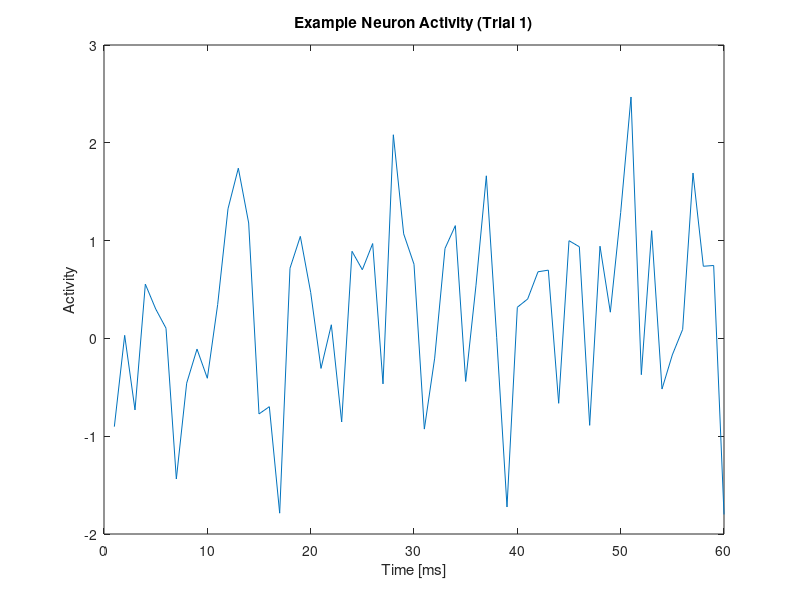

Here is the MATLAB script that generated this plot: (Note: this script raises an error after producing the figure.)
%% *Tutorial: Overview of how to use the MINT toolbox -  MI*
% This tutorial provides an introduction on how to use the MI function from 
% the MINT toolbox to compute Mutual Information. 
%% Data simulation
% This simulation models neural activity in response to two types of stimuli 
% over multiple trials, simulating a network of 20 neurons across 60 ms and 200 
% trials. Each neuron has a baseline activity with noise. Neurons are categorized 
% as responsive to stimulus 1, stimulus 2, or non-responsive. When the assigned 
% stimulus is presented, responsive neurons show an activity spike within a random 
% window (variable in onset and duration), while non-responsive neurons maintain 
% baseline activity. You can change the parameters of the simulation in order 
% to explore the influence on the results.

% clc, clear
rng(0)
nNeurons = 20;          
nTimepoints = 60;  %ms      
nTrials = 50;  

baselineActivity = 0.2;  % Baseline activity level
noiseLevel = 0.9;        % Level of random noise in baseline activity
stimulus_amplitude = 3;  % Increase in activity for stimulus-responsive neurons

stimulus = randi([1, 2], 1, nTrials);

% Assign neurons to respond to either stimulus 1, stimulus 2, or not respond
respond_to_stimulus1 = randperm(nNeurons, floor(nNeurons / 3)); 
remaining_neurons = setdiff(1:nNeurons, respond_to_stimulus1); 
respond_to_stimulus2 = remaining_neurons(randperm(length(remaining_neurons), floor(nNeurons / 3))); 
non_responsive_neurons = setdiff(1:nNeurons, [respond_to_stimulus1, respond_to_stimulus2]);

% Create baseline neural activity (nNeurons x nTimepoints x nTrials)
neural_data = baselineActivity + noiseLevel * randn(nNeurons, nTimepoints, nTrials);

% Embed stimulus-related activity for neurons responsive to stimulus 1
for neuron = respond_to_stimulus1
    response_window_start = randi([10, 30]); % Random start of window 
    response_window_length = randi([5, 25]); % Random length of window
    response_window_end = min(response_window_start + response_window_length, nTimepoints);    
    % Increase activity during the response window in each trial where stimulus == 1
    for trial = 1:nTrials
        if stimulus(trial) == 1
            neural_data(neuron, response_window_start:response_window_end, trial) = ...
                neural_data(neuron, response_window_start:response_window_end, trial) + stimulus_amplitude;
        end
    end
end

% Embed stimulus-related activity for neurons responsive to stimulus 2
for neuron = respond_to_stimulus2
    response_window_start = randi([10, 30]); % Random start of window 
    response_window_length = randi([5, 25]); % Random length of window
    response_window_end = min(response_window_start + response_window_length, nTimepoints);    
    % Increase activity during the response window in each trial where stimulus == 2
    for trial = 1:nTrials
        if stimulus(trial) == 2
            neural_data(neuron, response_window_start:response_window_end, trial) = ...
                neural_data(neuron, response_window_start:response_window_end, trial) + stimulus_amplitude;
        end
    end
end

% Visualize example data for a single neuron across time in a single trial
figure;
plot(squeeze(neural_data(1, :, 1)));
title('Example Neuron Activity (Trial 1)');
xlabel('Time [ms]');
ylabel('Activity');
% Settings of MI to compute the Mutual Information
% The |MI| function is designed to compute mutual information (MI) and related 
% information-theoretic measures between two sets of input data, referred to as 
% A and B. These inputs are provided as a cell array, where |inputs{1}| corresponds 
% to the first dataset (A) and |inputs{2}| corresponds to the second dataset (B). 
% If either A, B, or both inputs are time series, the output will also be returned 
% as a time series.
% 
% You can specify which types of entropy calculations you would like to perform 
% by passing a cell array of strings in the |req|O|utputs| parameter. To compute 
% the Mutual Information of A and B, specify {|'I(A;B)'}| as output request.
% 
% The |MI| function provides an array of optional parameters that can be specified 
% using a structure. These options allow for customization of the mutual information 
% calculations according to the user's requirements. If these parameters are not 
% provided, the function will default to predefined settings.
% 
% The options you can define are: 
%% 
% * 'bin_method'                 : specifies the method used to bin the data                                                   
% (default: none)                     
% * 'n_bins'                         : specifies the number of bins                                                                        
% (default: 3)
% * 'bias'                             : specifies the bias correction method                                                            
% (default: naive)
% * ('xtrp'/'shuff')                 : further specification for the bias correction 
% methods 'qe' and 'shuffSub'      (default: 10 xtrp/20 shuff)
% * 'supressWarnings'        : option to supress warnings e.g. for missing opts 
% fields                                (default: false)
% * 'NaN_handling'             : specify how to deal with NaN values in the 
% data                                          (default: error)
% * 'computeNulldist'          : If set to true, generates a null distribution 
% based on the specified inputs     (default: false)

% To bin your data, you must specify both the binning method and the number of bins. You can set different methods 
% or number of bins for each input. If only one is provided, it will be applied to all inputs. 
% For more details type 'help binning' in your Command Window.
MI_opts.bin_method = {'eqpop','none'};     % Options:                                      
                                            % 'eqpop' (equal population), 
                                            % 'eqspace' (equal spacing)
                                            % 'userEdges'
                                            % 'none' (no binning)                                   
MI_opts.n_bins = {3};                       % Specify an integer for the number of bins     


% To correct for sampling bias, you can specify methods for bias correction in the MINT toolbox. If its not naive 
% you will get the naive values as the second output of the functions. 
% For more details type 'help correction' in your Command Window.
MI_opts.bias = 'shuffCorr';             % Options:                                           
                                            % 'plugin' (no bias correction)                                                                       
                                            % 'qe' (Quadratic Extrapolation), 
                                            % 'le' (Linear Extrapolation), 
                                            % 'qe_shuffSub' (Quadratic with Shuffle Subtraction), 
                                            % 'le_shuffSub' (Linear with Shuffle Subtraction), 
                                            % 'shuffSub' (Shuffle Subtraction), 
                                            % 'pt' (Panzeri-Treves), 
                                            % 'bub' (BUB Correction), 
                                            % 'shuffCorr' (Shuffle Correction)

% If you use 'qe' you have to specify the number of extrapolations (opts.xtrp) the correction function should to. 
% If you use 'shuffSub' you have to specify the number of shufflings (opts.shuff) the correction function should to. 
MI_opts.shuff = 20;   
MI_opts.xtrp = 5; 

% Several functions give you warning, e.g. if you did not specify an opts field that is needed and the function is 
% using the default it will inform you. If you don't want to get these warning you can supress them with the opts field 
% supressWarnings (default: false).
MI_opts.supressWarnings = true;
MI_opts.computeNulldist = false;
MI_opts.NaN_handling = 'removeTrial';        % Options:                                          
                                             % 'error' (Throws an error if NaN values are detected in any input)
                                             % 'removeTrial' (Removes trials (across all variables) that contain NaN values)  
% 
% MI Outputs
% The function can output three variables based on the specified settings:
%% 
% # *MI_values*: This is a cell array containing the information values based 
% on the specified reqOutputs argument. Each cell represents one requested output 
% in the same order as specified
% # *MI_naive*: This cell array contains the naive estimates. These estimates 
% are calculated without any bias correction. It is important to note that if 
% no bias correction is performed during the computation, the MI_values will be 
% identical to the MI_naive values.
% # *MI_nullDist*: This output contains the results of the null distribution 
% computation, which is useful for significance testing. If the null distribution 
% is not computed, this output will be zero.   
%% 
% 
% How to compute the Mutual Information
% 1. Compute the Mutual Information of each Neuron across time
% If you want to compute the Mutual Information for each neuron based on the 
% above defined settings, you can call the MI function as follows: 

MI_singleNeuron = zeros(nNeurons, nTimepoints);
reqOutputs = {'I(A;B)'};
for neuron = 1:nNeurons
    neuron_data = neural_data(neuron,:,:);
    inputs = {neuron_data, stimulus};   
    MI_singleNeuron(neuron,:) = cell2mat(MI(inputs, reqOutputs, MI_opts));
end 

% Select example neurons for each group
non_responsive_neuron = non_responsive_neurons(1); 
responsive_neuron_1 = respond_to_stimulus1(1);     
responsive_neuron_2 = respond_to_stimulus2(1);     

time = 1:nTimepoints;
figure;
plot(time, MI_singleNeuron(non_responsive_neuron, :), 'Color', [0.3, 0.3, 0.3], 'LineWidth', 1.5); 
hold on;
plot(time, MI_singleNeuron(responsive_neuron_1, :), 'Color', [0.1, 0.6, 0.8], 'LineWidth', 1.5);   
plot(time, MI_singleNeuron(responsive_neuron_2, :), 'Color', [0.9, 0.4, 0.2], 'LineWidth', 1.5);   
hold off;

xlabel('Time [ms]');
ylabel('Information [bits]');
legend(["Non-informative neuron", "Neuron informative about stimulus 1", "Neuron informative about stimulus 2"], "FontSize", 12, "FontWeight", "bold", "Position", [0.1735 0.8668 0.4071, 0.1119])

grid on;
% 2. Test for significance
% To test for significance, you may want to generate a null distribution.The 
% functions in the MINT toolbox offer an option to do this through the `opts.computeNulldist` 
% parameter. To obtain the null distribution, set this option to `true` and specify 
% the number of samples using `opts.n_samples` (default is 100). 
% 
% You can also indicate which variables should be shuffled to create the null 
% distribution or specify if the shuffling should be conditioned on another variable 
% using `opts.shuffling`. If you provide multiple shuffling definitions, the function 
% will output one null distribution for each shuffling definition specified. (default: 
% 'A' (just the firstinput variable is going to be shuffled). 
% 
% You can also specify the dimension that should be shuffled with opts.dim_shuffle. 
% For 'Trials' it shuffles the last dimension, for 'Objects' the first and for 
% 'Timepoints' the second.
% 
% For more information, type |help create_nullDist| in your Command Window.
% 
% To test for example for which timepoints a neuron carries significant information 
% about the stimulus, we can first compute the null Distribution and then test 
% for significance 

MI_opts.computeNulldist = true;  
MI_opts.parallel_sampling = true;   
MI_opts.n_samples = 100;
MI_opts.shuffling = {'A'};
MI_opts.dim_shuffle = {'Trials'};


timePointInfo = find(MI_singleNeuron(respond_to_stimulus1(1),:) > 0.4);
neuron_data = neural_data(respond_to_stimulus1(1),:,:);
inputs = {neuron_data, stimulus};   
[~, ~, MI_nullDist] = MI(inputs, reqOutputs, MI_opts);   % this can take a while, to speed up the computation you can reduce the number of samples in n_samples

MI_nullDist = cell2mat(MI_nullDist);
MI_info = MI_singleNeuron(respond_to_stimulus1(1),:);

p_values = zeros(1, nTimepoints);
for t = 1:nTimepoints
    [~, p_values(t)] = ttest(MI_nullDist(:, t), MI_info(t));         
end
% 3. Compute the Population Information  
% When analysing high-dimensional neuronal responses (such as the activity of 
% populations of many neurons), the data space grows exponentially, making it 
% inefficient to directly sample the joint response probabilities from the data. 
% Therefore the MINT toolbox provides dimensionality reduction methods for the 
% population activity. You can find the dimensionality reduction methods in the 
% folder 'function_wrapper', including:
%% 
% * glm_wrapper
% * svm_wrapper
% * pca_wrapepr
% * nmf_wrapper
%% 
% SVM_wrapper
% 
% Here you will find an example how to use the svm_wrapper. Similar to the main 
% functions, the dimensionality reduction wrapper has three inputs. The first 
% one is the data and for the other two, which are optional, the user can specify 
% the requested outputs and a structure with customized options.
% 
% For the svm_wrapper these options include:
%% 
% * 'svm_family'                 : Type of SVM to use, options include 'linear' 
% and 'RBF'                                                    (default: linear)
% * 'cv'                                : specifies the crossvalidation method 
% to fit the model                                                      (default: 
% Resubstitution (train and fit on all trials))                     
% * 'libsvm'                         : specifies if the function uses libsvm 
% or matlab functions                                                 (default: 
% false)
% * 'Standardize'                :  Boolean indicating whether to standardize 
% features                                                       (default: true)
% * 'optim_opts'                  : structure specifing options for hyperparameter 
% optimization crossvalidation                  (default: empty struct)
% * 'hp_C'                           : if no hyperparameter is specified, this 
% parameter can define C                                       (default: 1)
% * 'hp_gamma'                  : if no hyperparameter is specified, this parameter 
% can define gamma                             (default: 1/number of Features)
%% 
% The structure specifing options for hyperparameter optimization crossvalidation 
% includes the following fields:
%% 
% * 'optimization'                : set to true to perform hyperparameter optimization                                                        
% (default: (if optim_opts structure is not empty) true)                     
% * 'optim_cv'                     : specifies the crossvalidation method for 
% hyperparameter optimization                          (default:  Resubstitution)
% * 'C_range'                     : Range of C values for hyperparameter optimization                                                       
% (default: [1e-3, 1e3])
% * 'gamma_range'            : Range of gamma values (RBF SVM) for hyperparameter 
% optimization                          (default: [1e-3, 1e3])
% * 'parallel'                       : set to true to perform optimization in 
% parallel                                                                   (default: 
% false)
% * 'MaxIter'                       : Maximum number of iterations for optimization                                                               
% (default: 50)

SVM_opts.cv = {'KFold', 3};                       % Cross-validation method:
                                                  % - 'KFold' (k-fold cross-validation, default k=5)
                                                  % - 'HoldOut' (train-test split)
                                                  % - 'LeaveMOut' (leave m out)
                                                  % - 'LeaveOut' (leave one out)
                                                  % - 'Resubstitution' (fit on entire dataset)
SVM_opts.libsvm = false;                         
                                                                                                
% If you want to perform hyperparameter optimization, you must specify a second
% structure, optim_opts, that contains the optimization parameters.
SVM_optim_opts.optimization = true;               % Set to true to perform hyperparameter optimization.

SVM_optim_opts.optim_cv = {'KFold', 2};           % Cross-validation method for hyperparameter optimization.
                                                  % Same options as in the outer loop cross-validation.

SVM_optim_opts.C_range = [1e-3, 1e3];             % Range of C values for hyperparameter optimization.

SVM_optim_opts.gamma_range = [1e-3, 1e3];         % Range of gamma values for RBF kernel for hyperparameter optimization.

SVM_optim_opts.parallel = true;                   % Whether to run optimization in parallel (default: false).

SVM_optim_opts.MaxIter = 50;                      % Maximum number of iterations for optimization (default: 50).

SVM_opts.optim_opts = SVM_optim_opts;             % Add optimization options to the SVM options.
%% 
% After specifying the opts for the dimensionality reduction options, you can 
% define the requested outputs. Options are:
%% 
% * 'labels'                                        : The predicted labels for 
% each data point.
% * 'posteriorProbs'                          : The posterior probabilities 
% for each class prediction.
% * 'optimized_hyperparameters'     : The optimized hyperparameters (if hyperparameter 
% optimization is performed).
% * 'betaWeights'                              : The beta weights for the model 
% (only for a linear SVM).
% * 'intercept'                                    : The intercept term (or 
% bias) of the model.
% * 'mean_betaWeights'                   : The mean of the beta weights across 
% all folds (only for a linear SVM).
% * 'testIdx'                                       : The indices of the test 
% set used in each fold during cross-validation.
% * 'all'                                              : Outputs all outputs 
% described above in the following order: 
%% 
% {'labels', 'posteriorProbs', 'optimized_hyperparameters', 'betaWeights', 'intercept', 
% 'mean_betaWeights', 'testIdx'}
% 
% To fit the svm we have to take the mean response over time for each neuron 
% as the svm takes 2 dimensional data as an input:

reqOutputs = {'labels', 'mean_betaWeigths', 'intercept'};
mean_response = squeeze(mean(neural_data,2));

inputs = {mean_response, stimulus};   
SVM_out = svm_wrapper(inputs, reqOutputs, SVM_opts);
redX = SVM_out{1};
betaWeights = SVM_out{2};
%% 
% After reducing the dimensionality with the svm_wrapper function, you can compute 
% now the mutual information with the reduced response (Mutual information of 
% predicted labels and original labels)

MI_opts.bin_method = {'none', 'none'}; % we have to adjust the bin_method, as redX is also binary now
MI_population = MI({redX, stimulus}, {'I(A;B)'}, MI_opts);

beta_weights_stimulus1 = mean(betaWeights(respond_to_stimulus1));
beta_weights_stimulus2 = mean(betaWeights(respond_to_stimulus2));
beta_weights_nonresponsive = mean(betaWeights(non_responsive_neurons));
disp(['Population information: ', num2str(MI_population{1}), ', ', ...
      'Mean Beta Weight - Stimulus 1 Responsive: ', num2str(beta_weights_stimulus1), ', ', ...
      'Mean Beta Weight - Stimulus 2 Responsive: ', num2str(beta_weights_stimulus2), ', ', ...
      'Mean Beta Weight - Non-Responsive Neurons: ', num2str(beta_weights_nonresponsive)]);


intercept = SVM_out{3}; 
beta_means = [beta_weights_stimulus1, beta_weights_stimulus2, beta_weights_nonresponsive];
group_names = {'Stim1 Responsive', 'Stim2 Responsive', 'Non-Responsive'};

% Plot
figure('Position', [100, 100, 800, 500]);  
bar(beta_means, 'FaceColor', 'flat');     
hold on;

colors = [0.2, 0.6, 0.8; 0.8, 0.4, 0.4; 0.6, 0.6, 0.6];  
for i = 1:length(beta_means)
    bar(i, beta_means(i), 'FaceColor', colors(i, :), 'EdgeColor', 'k', 'LineWidth', 1.2);
end
yline(intercept, '--k', 'LineWidth', 2, 'Label', 'Intercept');

set(gca, 'XTickLabel', group_names, 'FontSize', 12, 'LineWidth', 1.5);
ylabel('Mean Beta Weight', 'FontSize', 14);
title('Mean Beta Weights by Neuron Group with SVM Intercept', 'FontSize', 16);
hold off;


%